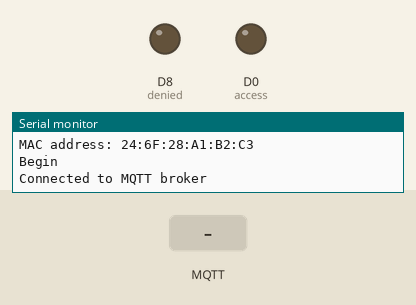
Recording of a sketch running on a simulated ESP8266 (NodeMCU). Shown: output pins drawn as LEDs (lit = HIGH), the last lines printed to the serial monitor. The test bench sets the inputs (shaded band). WiFi joins after 1.5 s; servers stay silent unless stated; no MQTT or app messages arrive unless stated.

Above: at 3.2 s.
3.3 s: MQTT message "accepted" arrives on the first subscribed topic
At 5.0 s:
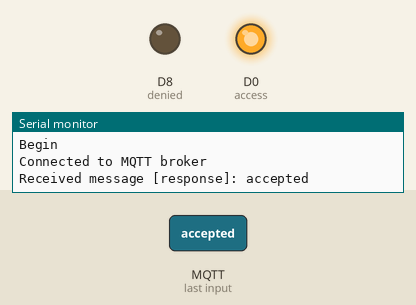
6.3 s: MQTT message "denied" arrives on the first subscribed topic
At 7.2 s:
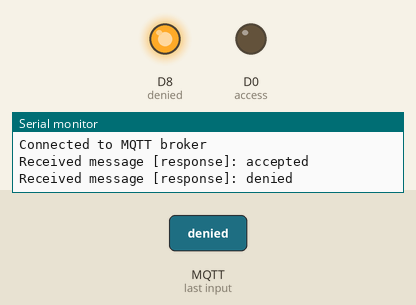
Timing chart, 0 to 9.3 s (numbered marks = the images above; inputs shaded):
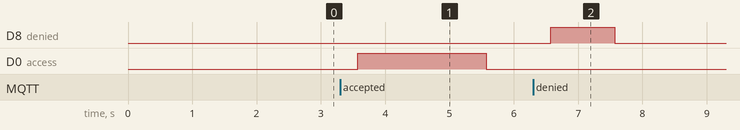

The sketch:

accessControle_MQTT.ino
```cpp
#include <ESP8266WiFi.h>
#include <PubSubClient.h>
#include <ArduinoJson.h>
#include <SPI.h>
#include <MFRC522.h>

//#define lock D8
#define access D0
#define denied D8
#define buzzer D2

/************* declaration des constanes *************/
constexpr uint8_t RST_PIN = D3;
constexpr uint8_t SS_PIN = D4;
const char* ssid = "Orange-AAC0";
const char* password = "DRTRG3FH0GM"; //DRTRG3FH0GM //Ben@ali.4
const char* mqtt_server = "192.168.1.103"; //MQTT broker IP address
const int PORT = 8883;
const char* topic = "acces";      // Replace with your MQTT topic
const char* topic1 = "response";  //***ADDITION***
const unsigned long delayDuration = 500; // 1 second
unsigned long accessStartTime = 0;
unsigned long deniedStartTime = 0;
int deniedCount = 0;


/************* declaration des variables *************/
String  macAdr = "", uid = "", uid1 = "", message = "";
unsigned long previousTime = 0;
unsigned long currentTime = 0;

MFRC522 rfid(SS_PIN, RST_PIN);     // Instance of the class
MFRC522::MIFARE_Key key;

WiFiClient espClient;
PubSubClient client(espClient);

//connect to MQTT broker
void reconnect()
{
  while (!client.connected()) {
    if (client.connect("esp32_client")) {
      Serial.println("Connected to MQTT broker");
      client.subscribe(topic1); // ***ADDITION*** subscribe to the topic
    } else {
      Serial.println("Failed to connect to MQTT broker, try again in 5 seconds");
      Serial.println(client.state());
      delay(5000);
    }
  }
}

//***ADDITION***
void callback(char* receivedTopic, byte* payload, unsigned int length)
{
  message = "";
  Serial.print("Received message [");
  Serial.print(receivedTopic);
  Serial.print("]: ");

  // convert the received message into a string
  for (int i = 0; i < length; i++) {
    message += (char)payload[i];
  }
  Serial.println(message);
}


void setup()
{
  Serial.begin(9600);
  pinMode(access, OUTPUT);
  pinMode(denied, OUTPUT);

  SPI.begin(); // Init SPI bus
  rfid.PCD_Init(); // Init MFRC522
  // Connect to Wi-Fi network
  WiFi.begin(ssid, password);
  while (WiFi.status() != WL_CONNECTED) {
    delay(1000);
    Serial.println("Connecting to WiFi...");
  }
  Serial.println("Connected to WiFi");

  // Connect to MQTT broker
  client.setServer(mqtt_server, PORT);

  // Set callback function      //***ADDITION***
  client.setCallback(callback);

  //MAC address
  WiFi.mode(WIFI_STA);
  Serial.print("MAC address: ");
  macAdr = WiFi.macAddress();
  Serial.println(macAdr);

  SPI.begin();
  Serial.println();
  Serial.println("Begin");
}


void loop()
{
  client.loop(); // ***ADDITION*** listen for incoming messages
  currentTime = millis(); // Get the current time

  // Check if the desired delay duration has passed
  if (currentTime - previousTime >= delayDuration) {
    previousTime = currentTime;
  if (!client.connected()) {
    reconnect();
  }


  if(message == "accepted"){
    digitalWrite(access, HIGH);
    accessStartTime = currentTime; // Start the timer for access LED
    digitalWrite(denied, LOW);
    message = "";

  }else if (message == "denied"){
    digitalWrite(access, LOW);
    deniedStartTime = currentTime; // Start the timer for denied LED
    digitalWrite(denied, HIGH);
    message = "";
  }

  /************************************************************************/
  // Check if access LED duration has elapsed (2 seconds)
    if (digitalRead(access) == HIGH && currentTime - accessStartTime >= 2000) {
      digitalWrite(access, LOW);
    }

    // Check if denied LED duration has elapsed (3 times, 1 second each)
    if (digitalRead(denied) == HIGH && currentTime - deniedStartTime >= 1000) {
      deniedCount++;
      digitalWrite(denied, LOW);
      deniedStartTime = currentTime; // Start the timer for the next denied LED
    }

    if (deniedCount >= 3) {
      digitalWrite(denied, LOW);
    }
  /************************************************************************/

  if (!rfid.PICC_IsNewCardPresent())
    return;
    if (rfid.PICC_ReadCardSerial()) {
      for (byte i = 0; i < 4; i++) {
        uid += String(rfid.uid.uidByte[i], HEX);
      }
      Serial.println(uid);

      rfid.PICC_HaltA();
      rfid.PCD_StopCrypto1();

      // Create a JSON object
      StaticJsonDocument<256> doc;
      doc["uid"]    = uid;
      doc["device"] = macAdr;

      // Serialize the JSON object to a string
      String payload;
      serializeJson(doc, payload);

      Serial.println(payload);

      // Publish the payload to MQTT broker
      client.publish(topic, payload.c_str());

      uid = "";
  }
}
}
```

Measured:
- after the input at 3.3 s, D0 (access): LOW → HIGH after 0.27 s, → LOW 2.0 s later
- after the input at 6.3 s, D8 (denied): LOW → HIGH after 0.27 s, → LOW 1.0 s later
